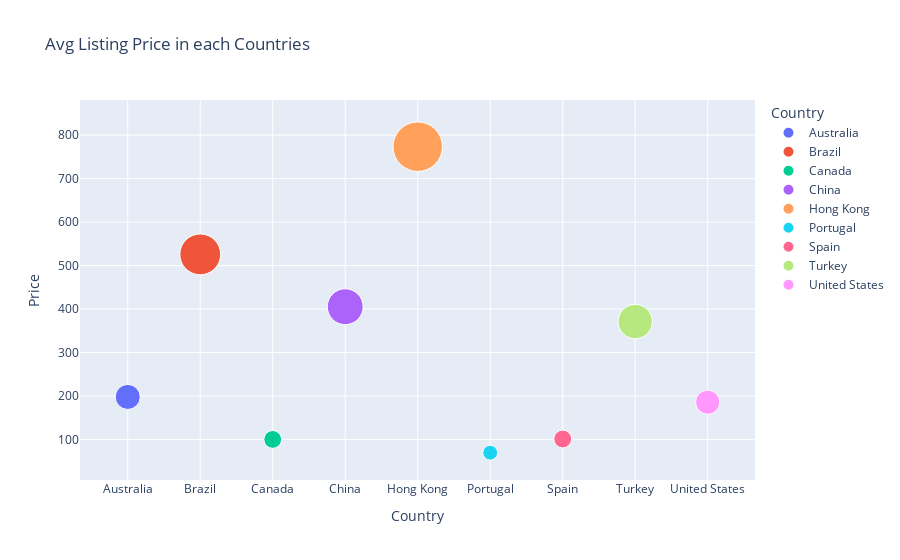

The notebook cell this image was saved under:
### Code cell
fig = px.scatter(data_frame=country_df,
           x='Country',y='Price',
           color='Country',
           size='Price',
           opacity=1,
           size_max=35,
           title='Avg Listing Price in each Countries')
fig.show()

### Figure 1 — Plotly figure (JSON) as saved in the notebook; plotly's stock layout.template omitted (floating-point values rounded to 4 significant figures)
{"data": [{"hovertemplate": "Country=%{x}<br>Price=%{marker.size}<extra></extra>", "legendgroup": "Australia", "marker": {"color": "#636efa", "opacity": 1, "size": [197.8], "sizemode": "area", "sizeref": 0.6314, "symbol": "circle"}, "mode": "markers", "name": "Australia", "orientation": "v", "showlegend": true, "type": "scatter", "x": ["Australia"], "xaxis": "x", "y": [197.8], "yaxis": "y"}, {"hovertemplate": "Country=%{x}<br>Price=%{marker.size}<extra></extra>", "legendgroup": "Brazil", "marker": {"color": "#EF553B", "opacity": 1, "size": [525.8], "sizemode": "area", "sizeref": 0.6314, "symbol": "circle"}, "mode": "markers", "name": "Brazil", "orientation": "v", "showlegend": true, "type": "scatter", "x": ["Brazil"], "xaxis": "x", "y": [525.8], "yaxis": "y"}, {"hovertemplate": "Country=%{x}<br>Price=%{marker.size}<extra></extra>", "legendgroup": "Canada", "marker": {"color": "#00cc96", "opacity": 1, "size": [100.0], "sizemode": "area", "sizeref": 0.6314, "symbol": "circle"}, "mode": "markers", "name": "Canada", "orientation": "v", "showlegend": true, "type": "scatter", "x": ["Canada"], "xaxis": "x", "y": [100.0], "yaxis": "y"}, {"hovertemplate": "Country=%{x}<br>Price=%{marker.size}<extra></extra>", "legendgroup": "China", "marker": {"color": "#ab63fa", "opacity": 1, "size": [405.4], "sizemode": "area", "sizeref": 0.6314, "symbol": "circle"}, "mode": "markers", "name": "China", "orientation": "v", "showlegend": true, "type": "scatter", "x": ["China"], "xaxis": "x", "y": [405.4], "yaxis": "y"}, {"hovertemplate": "Country=%{x}<br>Price=%{marker.size}<extra></extra>", "legendgroup": "Hong Kong", "marker": {"color": "#FFA15A", "opacity": 1, "size": [773.5], "sizemode": "area", "sizeref": 0.6314, "symbol": "circle"}, "mode": "markers", "name": "Hong Kong", "orientation": "v", "showlegend": true, "type": "scatter", "x": ["Hong Kong"], "xaxis": "x", "y": [773.5], "yaxis": "y"}, {"hovertemplate": "Country=%{x}<br>Price=%{marker.size}<extra></extra>", "legendgroup": "Portugal", "marker": {"color": "#19d3f3", "opacity": 1, "size": [69.5], "sizemode": "area", "sizeref": 0.6314, "symbol": "circle"}, "mode": "markers", "name": "Portugal", "orientation": "v", "showlegend": true, "type": "scatter", "x": ["Portugal"], "xaxis": "x", "y": [69.5], "yaxis": "y"}, {"hovertemplate": "Country=%{x}<br>Price=%{marker.size}<extra></extra>", "legendgroup": "Spain", "marker": {"color": "#FF6692", "opacity": 1, "size": [101.0], "sizemode": "area", "sizeref": 0.6314, "symbol": "circle"}, "mode": "markers", "name": "Spain", "orientation": "v", "showlegend": true, "type": "scatter", "x": ["Spain"], "xaxis": "x", "y": [101.0], "yaxis": "y"}, {"hovertemplate": "Country=%{x}<br>Price=%{marker.size}<extra></extra>", "legendgroup": "Turkey", "marker": {"color": "#B6E880", "opacity": 1, "size": [371.2], "sizemode": "area", "sizeref": 0.6314, "symbol": "circle"}, "mode": "markers", "name": "Turkey", "orientation": "v", "showlegend": true, "type": "scatter", "x": ["Turkey"], "xaxis": "x", "y": [371.2], "yaxis": "y"}, {"hovertemplate": "Country=%{x}<br>Price=%{marker.size}<extra></extra>", "legendgroup": "United States", "marker": {"color": "#FF97FF", "opacity": 1, "size": [185.7], "sizemode": "area", "sizeref": 0.6314, "symbol": "circle"}, "mode": "markers", "name": "United States", "orientation": "v", "showlegend": true, "type": "scatter", "x": ["United States"], "xaxis": "x", "y": [185.7], "yaxis": "y"}], "layout": {"autosize": true, "legend": {"itemsizing": "constant", "title": {"text": "Country"}, "tracegroupgap": 0}, "title": {"text": "Avg Listing Price in each Countries"}, "xaxis": {"anchor": "y", "autorange": true, "categoryarray": ["Australia", "Brazil", "Canada", "China", "Hong Kong", "Portugal", "Spain", "Turkey", "United States"], "categoryorder": "array", "domain": [0, 1], "range": [-0.5713, 8.568], "title": {"text": "Country"}, "type": "category"}, "yaxis": {"anchor": "x", "autorange": true, "domain": [0, 1], "range": [-27.1, 978.4], "title": {"text": "Price"}, "type": "linear"}}}
